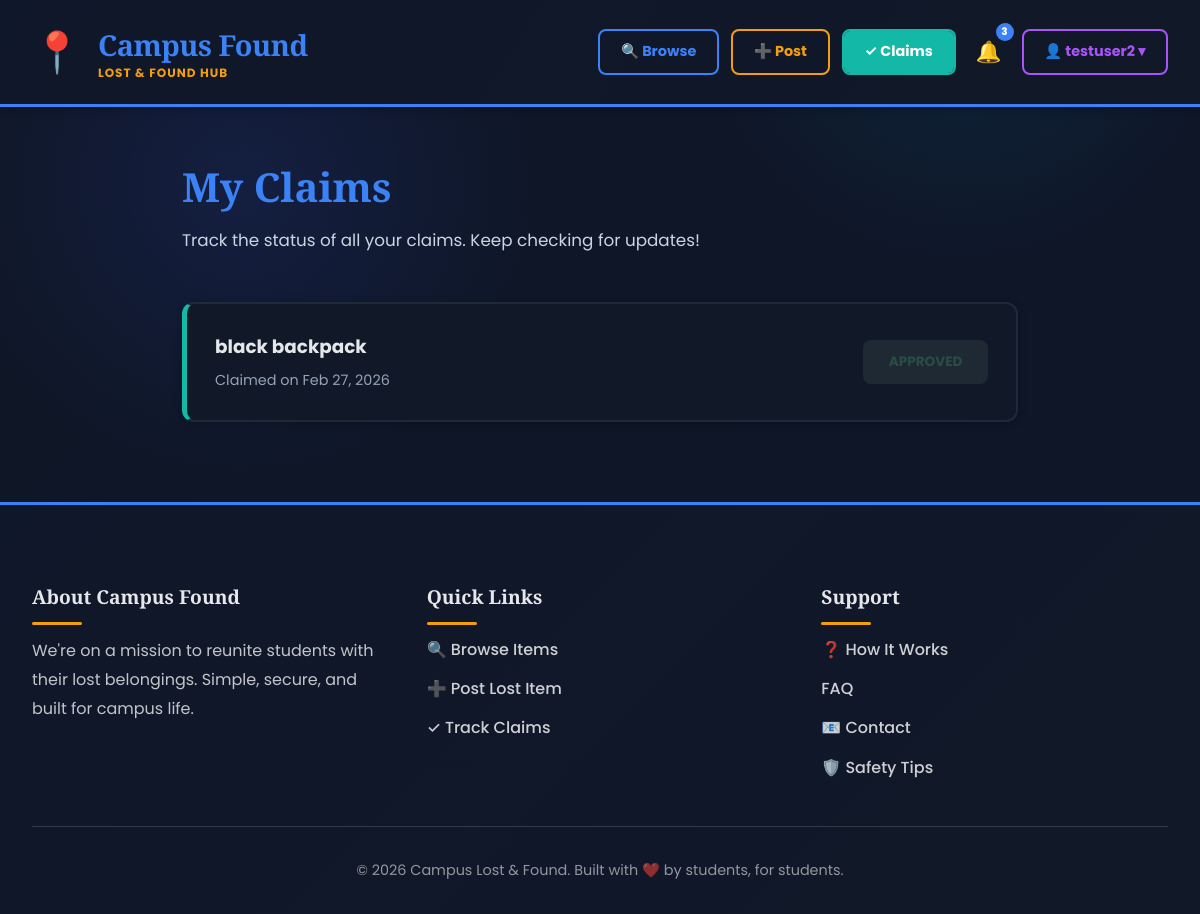
The app's page /claims/ (signed in) with its own data.
### users/models.py (models this page shows)
class User(AbstractUser):
    ROLE_CHOICES = [
        ('student', 'Student'),
        ('admin', 'Admin')
    ]
    role = models.CharField(max_length=10, choices = ROLE_CHOICES, default='student')
    reputation_score = models.IntegerField(default=0)

### claims/models.py (models this page shows, shortened)
class Claim(models.Model):
    STATUS_CHOICES = [
        ('Pending', 'Pending'),
        ('Approved', 'Approved'),
        ('Rejected', 'Rejected'),
    ]
    item              = models.ForeignKey(Item, on_delete=models.CASCADE, related_name='claims')
    claimant          = models.ForeignKey(settings.AUTH_USER_MODEL, on_delete=models.CASCADE, related_name='claims')
    proof_description = models.TextField()
    proof_image       = models.ImageField(upload_to='claim_proofs/', blank=True, null=True)
    status            = models.CharField(max_length=20, choices=STATUS_CHOICES, default='Pending')
    created_at        = models.DateTimeField(auto_now_add=True)
    class Meta:
        unique_together = ('item', 'claimant')

### items/models.py (models this page shows, shortened)
class Item(models.Model):
    TYPE_CHOICES = [
        ('Lost', 'Lost'),
        ('Found', 'Found'),
    ]
    STATUS_CHOICES = [
        ('Open', 'Open'),
        ('Claimed', 'Claimed'),
        ('Resolved', 'Resolved'),
    ]
    title       = models.CharField(max_length=200)
    description = models.TextField()
    category    = models.ForeignKey(Category, on_delete=models.CASCADE)
    type        = models.CharField(max_length=10, choices=TYPE_CHOICES)
    image       = models.ImageField(upload_to='item_images/', blank=True, null=True)
    location    = models.CharField(max_length=200)
    date        = models.DateField(auto_now_add=True)
    status      = models.CharField(max_length=10, choices=STATUS_CHOICES, default='Open')
    owner       = models.ForeignKey(User, on_delete=models.CASCADE)

### items/views.py (the view)
# urls.py: path('claims/', my_claims, name='my_claims'),
@login_required(login_url='login')
def my_claims(request):
    claims = Claim.objects.filter(claimant=request.user)
    return render(request, 'my_claims.html', {'claims': claims})

### items/context_processors.py (called while the page is built)
def notifications_count(request):
    if request.user.is_authenticated:
        count = request.user.notifications.filter(is_read=False).count()
    else:
        count = 0
    return {'unread_notifications': count}

### templates/my_claims.html (shortened to what this page needs)
{% extends 'base.html' %}
{% block content %}
<div class="claims-container">
  <div class="claims-header">
    <h1>My Claims</h1>
    <p>Track the status of all your claims. Keep checking for updates!</p>
  </div>
  {% if claims %}
    {% for claim in claims %}
    <div class="claim-card {{ claim.status|lower }}">
      <div class="claim-info">
        <h3>{{ claim.item.title }}</h3>
        <p>Claimed on {{ claim.created_at|date:"M d, Y" }}</p>
      </div>
      <div class="claim-badge {{ claim.status|lower }}">
        {% if claim.status == 'Pending' %}
          Pending
        {% elif claim.status == 'Approved' %}
          Approved
        {% elif claim.status == 'Rejected' %}
          Rejected
        {% endif %}
      </div>
    </div>
    {% endfor %}
  {% endif %}
</div>
{% endblock %}

### templates/base.html (shortened to what this page needs)
{% load static %}
<!doctype html>
<html lang="en">
  <head>
  </head>
  <body>
    <nav class="navbar">
      <a href="{% url 'home' %}" class="navbar-brand">
        <div class="navbar-brand-logo">📍</div>
        <div class="navbar-brand-text">
          <h1>Campus Found</h1>
          <p>Lost & Found Hub</p>
        </div>
      </a>
      <div class="navbar-nav">
        <a href="{% url 'home' %}"
           class="nav-btn nav-btn-rust {% if request.resolver_match.url_name == 'home' %}active{% endif %}">
          🔍 Browse
        </a>
        <a href="{% url 'post_item' %}"
           class="nav-btn nav-btn-mustard {% if request.resolver_match.url_name == 'post_item' %}active{% endif %}">
          ➕ Post
        </a>
        <a href="{% url 'my_claims' %}"
           class="nav-btn nav-btn-sage {% if request.resolver_match.url_name == 'my_claims' %}active{% endif %}">
          ✓ Claims
        </a>
        <a href="{% url 'notifications' %}" class="nav-icon" title="Notifications">
          🔔
          {% if unread_notifications > 0 %}
          <span class="notif-badge">{{ unread_notifications }}</span>
          {% endif %}
        </a>
        {% if request.user.is_authenticated %}
        <div class="profile-dropdown">
          <div class="nav-btn nav-btn-mauve profile-dropdown-trigger">
            👤 {{ request.user.username }} ▾
          </div>
        </div>
        {% else %}
        <a href="{% url 'login' %}" class="nav-btn nav-btn-rust">🔑 Login</a>
        <a href="{% url 'register' %}" class="nav-btn nav-btn-mustard">📝 Register</a>
        {% endif %}
      </div>
    </nav>
    <main>{% block content %}{% endblock %}</main>
    <footer class="footer">
      <div class="footer-content">
        <div class="footer-section">
          <h3>About Campus Found</h3>
          <p>
            We're on a mission to reunite students with their lost belongings.
            Simple, secure, and built for campus life.
          </p>
        </div>
        <div class="footer-section">
          <h3>Quick Links</h3>
          <ul>
            <li><a href="{% url 'home' %}">🔍 Browse Items</a></li>
            <li><a href="{% url 'post_item' %}">➕ Post Lost Item</a></li>
            <li><a href="{% url 'my_claims' %}">✓ Track Claims</a></li>
          </ul>
        </div>
        <div class="footer-section">
          <h3>Support</h3>
          <ul>
            <li><a href="#">❓ How It Works</a></li>
            <li><a href="#">FAQ</a></li>
            <li><a href="#">📧 Contact</a></li>
            <li><a href="#">🛡️ Safety Tips</a></li>
          </ul>
        </div>
      </div>
      <div class="footer-bottom">
        <p>&copy; 2026 Campus Lost & Found. Built with ❤️ by students, for students.</p>
      </div>
    </footer>
  </body>
</html>

### templates/my_claims.html (style rules this page uses)
.claims-container { max-width: 900px; margin: 3rem auto; padding: 0 2rem; }
.claims-header { margin-bottom: 3rem; }
.claims-header h1 { font-size: 2.5rem; font-family: "Playfair Display", serif; color: var(--primary-rust); margin-bottom: 0.5rem; }
.claims-header p { color: var(--text-secondary); font-size: 1.05rem; }
.claim-card { background: var(--card-bg); border-radius: 12px; padding: 1.75rem; margin-bottom: 1.5rem; box-shadow: var(--shadow-sm); transition: all 0.3s; display: flex; justify-content: space-between; align-items: center; border: 2px solid var(--border-color); border-left-width: 5px; }
.claim-card.approved { border-left-color: var(--accent-sage); }
.claim-info h3 { font-size: 1.15rem; color: var(--text-primary); margin-bottom: 0.5rem; font-weight: 700; }
.claim-info p { color: var(--text-light); font-size: 0.9rem; }
.claim-badge { padding: 0.7rem 1.6rem; border-radius: 8px; font-weight: 700; font-size: 0.85rem; text-transform: uppercase; display: flex; align-items: center; gap: 0.6rem; white-space: nowrap; }
.claim-badge.approved { background: rgba(107,142,127,0.15); color: #2a4d42; }

### records on screen
User: user.username "testuser2"
Claim: item "black backpack", created_at "Feb 27, 2026", status "APPROVED"

### other values on screen
{{ unread_notifications }} "3"
